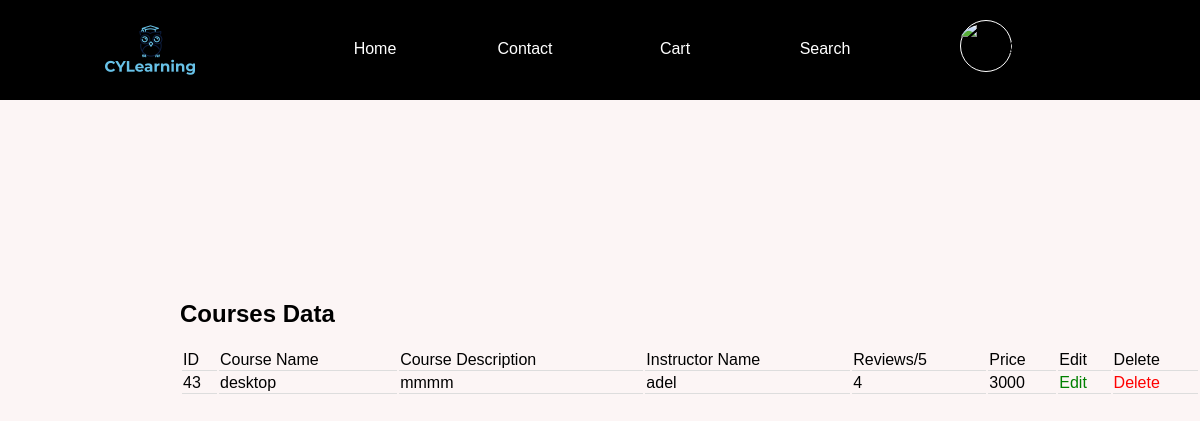
The page /tablecourses.php on the database its author committed.
### tables this page shows
CREATE TABLE `adc` (
  `c_id` int(11) NOT NULL,
  `courseName` varchar(100) DEFAULT NULL,
  `courseDescription` text,
  `instructorName` varchar(100) DEFAULT NULL,
  `reviews` int(11) DEFAULT NULL,
  `price` int(11) DEFAULT NULL
);

### tablecourses.php (the view, shortened to what this page needs)
<?php
include ("headernew.php");
 $host = "localhost";
 $user = "root";
 $password = "";
 $database = "mydb";
 try{
 $conn = mysqli_connect($host, $user, $password, $database);
 }catch(Exception $ex){
     print "error";
 }
?>
<html>
 <head>
  </head>
  <body>
    <div class = "div3">
    <h2> Courses Data </h2>
    <table>
      <tr>
	      <td> ID </td>
          <td> Course Name </td>
          <td> Course Description </td>
          <td> Instructor Name </td>
          <td> Reviews/5 </td>
		  <td> Price </td>
		  <td>Edit</td>
		  <td>Delete</td>
      </tr>
    <?php
      $result = mysqli_query($conn, "SELECT * FROM adc");
      while($res = mysqli_fetch_array($result))
      {
	  ?>
         <tr>
    <td><?php echo $res['c_id']; ?></td>
    <td><?php echo $res['courseName']; ?></td>
    <td><?php echo $res['courseDescription']; ?></td>
    <td><?php echo $res['instructorName']; ?></td>
    <td><?php echo $res['reviews']; ?></td>
    <td><?php echo $res['price']; ?></td>
    <td ><a href="edit.php?c_id=<?php echo $res['c_id']; ?>"style="color: green;">Edit</a></td>
    <td ><a href="delete.php?c_id=<?php echo $res['c_id']; ?>" style="color: red;">Delete</a></td>
  </tr>
	<?php
      }
    ?>
    </table>
    </div>
  </body>
</html>

### stylenew.css (style rules this page uses)
body { margin: 0; background-color: #fcf5f5; font-family: 'Montserrat', sans-serif; box-sizing: border-box; }
a { text-decoration: none; height: 100%; color:white; }
table { width:100%; boarder-collapse:collapse; }

### tablecourses.php (style rules this page uses)
body { color: black; }
.div3 { height:200px; margin-top:200px; margin-left:80px; padding-left:100px; }
td { color: black; border-bottom: 1px solid #ddd; }

### rows shown on the page
adc: c_id "43", courseName "desktop", courseDescription "mmmm", instructorName "adel", reviews "4", price "3000"
